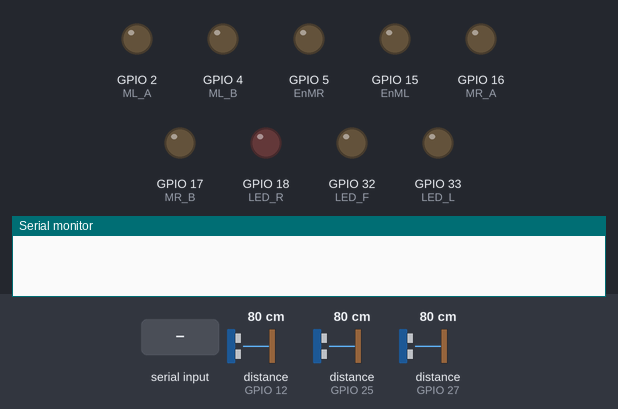
Simulated run of this sketch. Board: ESP32. On the bench: output pins drawn as LEDs (lit = HIGH), the last lines printed to the serial monitor. Wiring (inferred from the names in the program): 3 × ultrasonic range finder: trigger GPIO 13, echo GPIO 12 / trigger GPIO 14, echo GPIO 27 / trigger GPIO 26, echo GPIO 25. The test bench sets the inputs (shaded band); at power-on: distance to the obstacle (sensors on GPIO 12, GPIO 25, GPIO 27) 80 cm. The echo pulse lasts 58.3 µs per cm; nothing arrives over Bluetooth unless stated; pins used as bus, display or sensor lines are not drawn.

Above: at 1.2 s.
1.3 s: "1" received over the second serial link
At 1.8 s:
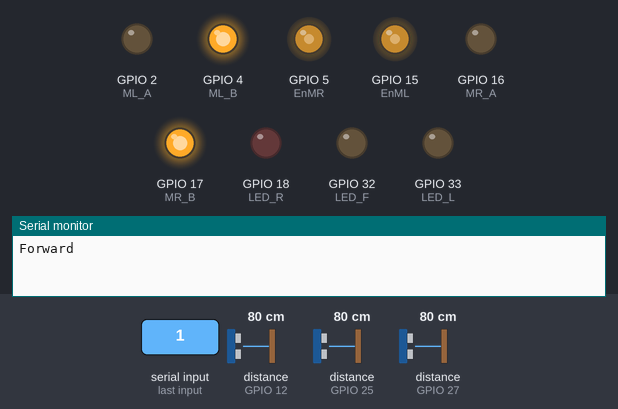
2.8 s: distance to the obstacle (sensor on GPIO 12) set to 8 cm
4.3 s: distance to the obstacle (sensor on GPIO 12) set to 5 cm
At 5.3 s:
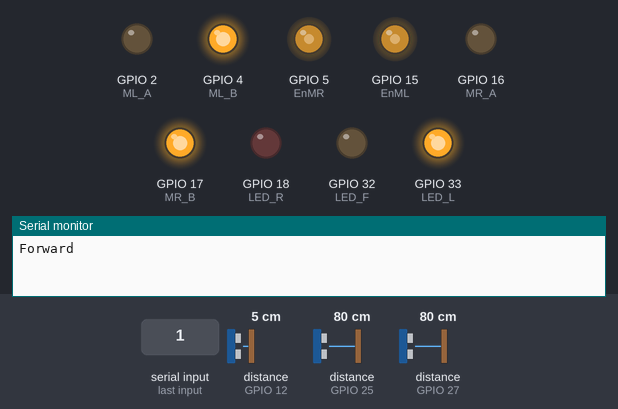
5.8 s: distance to the obstacle (sensor on GPIO 25) set to 8 cm
7.3 s: distance to the obstacle (sensor on GPIO 25) set to 5 cm
At 8.1 s:
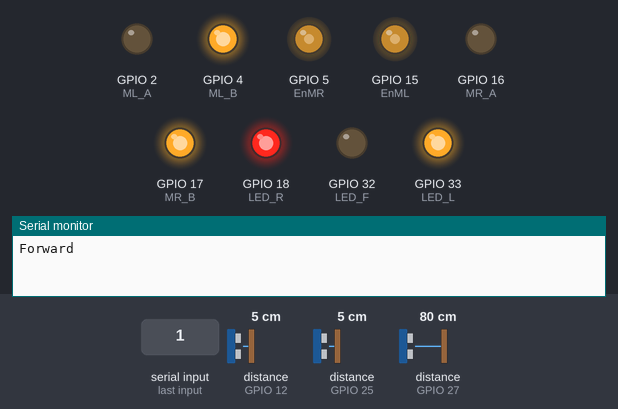
8.8 s: distance to the obstacle (sensor on GPIO 27) set to 12 cm
10.3 s: distance to the obstacle (sensor on GPIO 27) set to 9 cm
At 11.6 s:
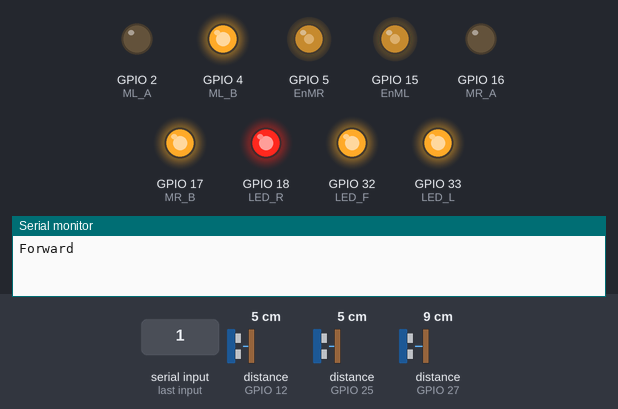
Timing chart, 0 to 12.8 s (numbered marks = the images above; inputs shaded):
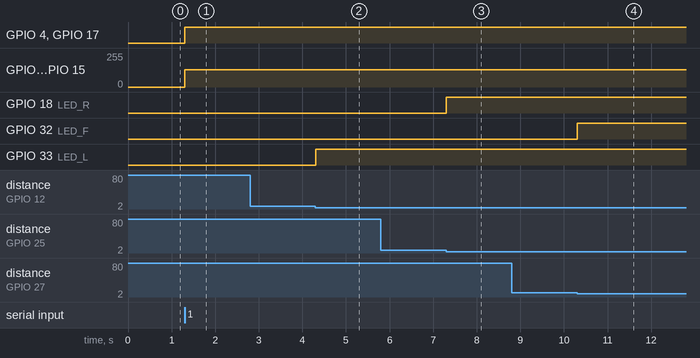

Measured:
- the behaviour switches between 7 and 6 cm on distance to the obstacle (sensor on GPIO 12) (found by bisection; images 1 and 2)
- the behaviour switches between 7 and 6 cm on distance to the obstacle (sensor on GPIO 25) (found by bisection; images 2 and 3)
- the behaviour switches between 11 and 10 cm on distance to the obstacle (sensor on GPIO 27) (found by bisection; images 3 and 4)
- after the input at 1.3 s, GPIO 4 (ML_B), GPIO 17 (MR_B): LOW → HIGH at once; GPIO 5 (EnMR), GPIO 15 (EnML): 0/255 → 128/255 at once
- after the input at 2.8 s, every drawn part: stays the same
- after the input at 4.3 s, GPIO 33 (LED_L): LOW → HIGH at once
- after the input at 5.8 s, every drawn part: stays the same
- after the input at 7.3 s, GPIO 18 (LED_R): LOW → HIGH at once
- after the input at 8.8 s, every drawn part: stays the same
- after the input at 10.3 s, GPIO 32 (LED_F): LOW → HIGH at once

The sketch:

16-Colmibot_teleop_US_LEDs.ino
```cpp
#include "BluetoothSerial.h"

#if !defined(CONFIG_BT_ENABLED) || !defined(CONFIG_BLUEDROID_ENABLED)
#error Bluetooth is not enabled! Please run `make menuconfig` to and enable it
#endif

#define EnML 15
#define ML_A 2
#define ML_B 4

#define EnMR 5
#define MR_A 16
#define MR_B 17

#define pot 39

#define LED_L 33
#define LED_F 32
#define LED_R 18

#define echoPin_L 12
#define trigPin_L 13

#define echoPin_F 27
#define trigPin_F 14

#define echoPin_R 25
#define trigPin_R 26

// Variables
long duration_L;
long duration_F;
long duration_R;

int dist_L;
int dist_F;
int dist_R;

BluetoothSerial SerialBT;

char dato;
bool activacion = false;

// Configurando los parámetros de PWM
const int frecuencia = 500;
const int canal_L = 0;
const int canal_R = 1;
const int resolucion = 12;

int vel = 0;

void setup() {
  pinMode(EnML, OUTPUT);
  pinMode(ML_A, OUTPUT);
  pinMode(ML_B, OUTPUT);

  pinMode(EnMR, OUTPUT);
  pinMode(MR_A, OUTPUT);
  pinMode(MR_B, OUTPUT);

  ledcSetup(canal_L, frecuencia, resolucion);
  ledcSetup(canal_R, frecuencia, resolucion);

  ledcAttachPin(EnML, canal_L);
  ledcAttachPin(EnMR, canal_R);

  Serial.begin(115200);
  SerialBT.begin("ColmiBoT"); //Bluetooth device name

  pinMode(LED_L, OUTPUT);
  pinMode(LED_F, OUTPUT);
  pinMode(LED_R, OUTPUT);

  pinMode(trigPin_L, OUTPUT);   // Se define el pin trigger como SALIDA
  pinMode(echoPin_L, INPUT);    // Se define el pin echo como entrada
  pinMode(trigPin_F, OUTPUT);   // Se define el pin trigger como SALIDA
  pinMode(echoPin_F, INPUT);    // Se define el pin echo como entrada
  pinMode(trigPin_R, OUTPUT);   // Se define el pin trigger como SALIDA
  pinMode(echoPin_R, INPUT);    // Se define el pin echo como entrada
}

//-----------------loop----------------
void loop() {
  if (SerialBT.available()) {
    dato = SerialBT.read();

    if (dato == '0'){
      Stop();
    }

    if (dato == '1'){
      Forward();
    }

    if (dato == '2'){
      Right();
    }

    if (dato == '3'){
      Back();
    }

    if (dato == '4'){
      Left();
    }

    if (dato == '5'){
      Automatico();
    }
  }
  US_left();
  US_front();
  US_right();
}

//------------------Funciones----------------

void Forward(){
  vel = analogRead(pot);
  ledcWrite(canal_L, vel);
  ledcWrite(canal_R, vel);

  digitalWrite(ML_A, LOW);
  digitalWrite(ML_B, HIGH);
  digitalWrite(MR_A, LOW);
  digitalWrite(MR_B, HIGH);
  Serial.println("Forward");
}

void Back(){
  vel = analogRead(pot);
  ledcWrite(canal_L, vel);
  ledcWrite(canal_R, vel);

  digitalWrite(ML_A, HIGH);
  digitalWrite(ML_B, LOW);
  digitalWrite(MR_A, HIGH);
  digitalWrite(MR_B, LOW);
  Serial.println("Back");
}

void Stop(){
  digitalWrite(ML_A, LOW);
  digitalWrite(ML_B, LOW);
  digitalWrite(MR_A, LOW);
  digitalWrite(MR_B, LOW);
  Serial.println("Stopped");
}

void Right(){
  vel = analogRead(pot);
  ledcWrite(canal_L, 0.75*vel);
  ledcWrite(canal_R, 0.75*vel);

  digitalWrite(ML_A, LOW);
  digitalWrite(ML_B, HIGH);
  digitalWrite(MR_A, HIGH);
  digitalWrite(MR_B, LOW);
  Serial.println("Right");
}

void Left(){
  vel = analogRead(pot);
  ledcWrite(canal_L, 0.75*vel);
  ledcWrite(canal_R, 0.75*vel);

  digitalWrite(ML_A, HIGH);
  digitalWrite(ML_B, LOW);
  digitalWrite(MR_A, LOW);
  digitalWrite(MR_B, HIGH);
  Serial.println("Left");
}

int US_left(){
  digitalWrite(trigPin_L, LOW);
  delayMicroseconds(2);

  digitalWrite(trigPin_L, HIGH);
  delayMicroseconds(10);
  digitalWrite(trigPin_L, LOW);

  duration_L = pulseIn(echoPin_L, HIGH);
  dist_L = duration_L * 0.0343 / 2;

  if(dist_L < 7){
    digitalWrite(LED_L, HIGH);
  }
  else digitalWrite(LED_L, LOW);

  return dist_L;
}

int US_front(){
  digitalWrite(trigPin_F, LOW);
  delayMicroseconds(2);

  digitalWrite(trigPin_F, HIGH);
  delayMicroseconds(10);
  digitalWrite(trigPin_F, LOW);

  duration_F = pulseIn(echoPin_F, HIGH);
  dist_F = duration_F * 0.0343 / 2;

  if(dist_F < 10){
    digitalWrite(LED_F, HIGH);
  }
  else digitalWrite(LED_F, LOW);

  return dist_F;
}

int US_right(){
  digitalWrite(trigPin_R, LOW);
  delayMicroseconds(2);

  digitalWrite(trigPin_R, HIGH);
  delayMicroseconds(10);
  digitalWrite(trigPin_R, LOW);

  duration_R = pulseIn(echoPin_R, HIGH);
  dist_R = duration_R * 0.0343 / 2;

  if(dist_R < 7){
    digitalWrite(LED_R, HIGH);
  }
  else digitalWrite(LED_R, LOW);

  return dist_R;
}

void Automatico(){
  digitalWrite(LED_L, HIGH);
  digitalWrite(LED_F, HIGH);
  digitalWrite(LED_R, HIGH);

}
```
